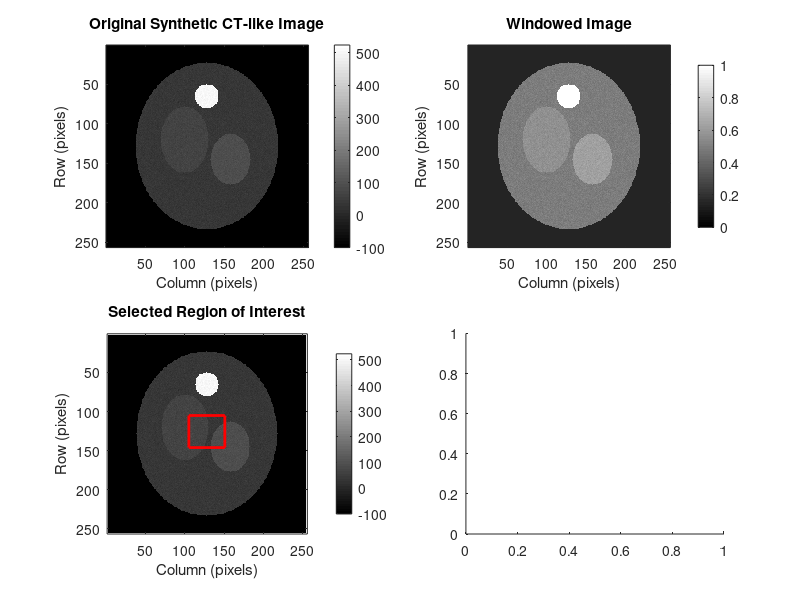

This figure's MATLAB source: (Note: this script raises an error after producing the figure.)

clear;
close all;
clc;

%% 1. GENERATE INPUT IMAGE
fprintf('EXPERIMENT 4: DICOM IMAGE ANALYSIS\n');

imageSize = 256;
[X, Y] = meshgrid(1:imageSize, 1:imageSize);

% Synthetic CT-like background in approximate Hounsfield Units (HU)
ctImage = -100 * ones(imageSize, imageSize);

% Body region
bodyMask = ((X - 128).^2 / 90^2 + ...
            (Y - 128).^2 / 105^2) <= 1;
ctImage(bodyMask) = 35;

% Simulated internal tissue regions
organ1 = ((X - 100).^2 / 30^2 + ...
          (Y - 120).^2 / 42^2) <= 1;
ctImage(organ1) = 65;

organ2 = ((X - 158).^2 / 25^2 + ...
          (Y - 145).^2 / 32^2) <= 1;
ctImage(organ2) = 90;

% Simulated high-density region
bone1 = ((X - 128).^2 + (Y - 65).^2) <= 15^2;
ctImage(bone1) = 500;

% Add small random variation
rng(4);
noise = 8 * randn(imageSize, imageSize);
ctImage(bodyMask) = ctImage(bodyMask) + noise(bodyMask);

% Example image metadata (educational values)
pixelSpacing = [0.7 0.7];   % mm per pixel
sliceThickness = 1.0;       % mm
rescaleSlope = 1;
rescaleIntercept = 0;

% Save input data
save('dicom_sample.mat', 'ctImage', 'pixelSpacing', ...
    'sliceThickness', 'rescaleSlope', 'rescaleIntercept');

fprintf('Synthetic input saved as dicom_sample.mat\n');

%% 2. LOAD INPUT IMAGE
S = load('dicom_sample.mat');

storedImage = double(S.ctImage);
pixelSpacing = S.pixelSpacing;
sliceThickness = S.sliceThickness;
rescaleSlope = S.rescaleSlope;
rescaleIntercept = S.rescaleIntercept;

% Convert stored pixel values to HU
HU = storedImage * rescaleSlope + rescaleIntercept;

fprintf('\n===== IMAGE INFORMATION =====\n');
fprintf('Image dimensions: %d x %d pixels\n', ...
    size(HU,1), size(HU,2));
fprintf('Pixel spacing: %.2f x %.2f mm\n', ...
    pixelSpacing(1), pixelSpacing(2));
fprintf('Slice thickness: %.2f mm\n', sliceThickness);
fprintf('Minimum intensity: %.2f HU\n', min(HU(:)));
fprintf('Maximum intensity: %.2f HU\n', max(HU(:)));

%% 3. DISPLAY ORIGINAL IMAGE
figure('Name','Experiment 4 - DICOM Image Analysis');

subplot(2,2,1);
imagesc(HU);
axis image;
colormap gray;
colorbar;
title('Original Synthetic CT-like Image');
xlabel('Column (pixels)');
ylabel('Row (pixels)');

%% 4. CT WINDOWING
% Example soft-tissue window
windowLevel = 40;      % HU
windowWidth = 400;     % HU

windowMin = windowLevel - windowWidth/2;
windowMax = windowLevel + windowWidth/2;

% Clip intensities to the selected window
windowedImage = min(max(HU, windowMin), windowMax);

% Scale intensities to the range 0 to 1
windowedImage = (windowedImage - windowMin) / windowWidth;

subplot(2,2,2);
imagesc(windowedImage, [0 1]);
axis image;
colormap gray;
colorbar;
title('Windowed Image');
xlabel('Column (pixels)');
ylabel('Row (pixels)');

%% 5. SELECT REGION OF INTEREST (ROI)
% Fixed rectangular ROI so the script runs without manual selection
rowStart = 105;
rowEnd = 145;
colStart = 105;
colEnd = 150;

ROI = HU(rowStart:rowEnd, colStart:colEnd);

% ROI mask for visualization
roiMask = false(size(HU));
roiMask(rowStart:rowEnd, colStart:colEnd) = true;

subplot(2,2,3);
imagesc(HU);
axis image;
colormap gray;
colorbar;
hold on;

% Draw ROI rectangle
rectangle('Position', ...
    [colStart, rowStart, colEnd-colStart+1, rowEnd-rowStart+1], ...
    'EdgeColor','r', 'LineWidth',2);

title('Selected Region of Interest');
xlabel('Column (pixels)');
ylabel('Row (pixels)');

%% 6. ROI STATISTICAL ANALYSIS
roiPixelCount = numel(ROI);
roiMean = mean(ROI(:));
roiStd = std(ROI(:));
roiMin = min(ROI(:));
roiMax = max(ROI(:));

% Approximate physical area of ROI
pixelArea = pixelSpacing(1) * pixelSpacing(2);
roiArea = roiPixelCount * pixelArea;

subplot(2,2,4);
histogram(ROI(:), 20);
title('Intensity Distribution Within ROI');
xlabel('Intensity (HU)');
ylabel('Pixel Count');
grid on;

%% 7. DISPLAY ROI STATISTICS
fprintf('\n===== ROI ANALYSIS =====\n');
fprintf('ROI rows: %d to %d\n', rowStart, rowEnd);
fprintf('ROI columns: %d to %d\n', colStart, colEnd);
fprintf('ROI pixel count: %d\n', roiPixelCount);
fprintf('Approximate ROI area: %.2f mm^2\n', roiArea);
fprintf('ROI mean intensity: %.2f HU\n', roiMean);
fprintf('ROI standard deviation: %.2f HU\n', roiStd);
fprintf('ROI minimum intensity: %.2f HU\n', roiMin);
fprintf('ROI maximum intensity: %.2f HU\n', roiMax);

%% 8. SAVE RESULTS
save('Exp4_results.mat', 'HU', 'windowedImage', 'ROI', ...
    'roiPixelCount', 'roiMean', 'roiStd', 'roiMin', 'roiMax', ...
    'roiArea', 'pixelSpacing', 'sliceThickness', ...
    'windowLevel', 'windowWidth');

fprintf('\nResults saved as Exp4_results.mat\n');
fprintf('Experiment 4 completed successfully.\n');
